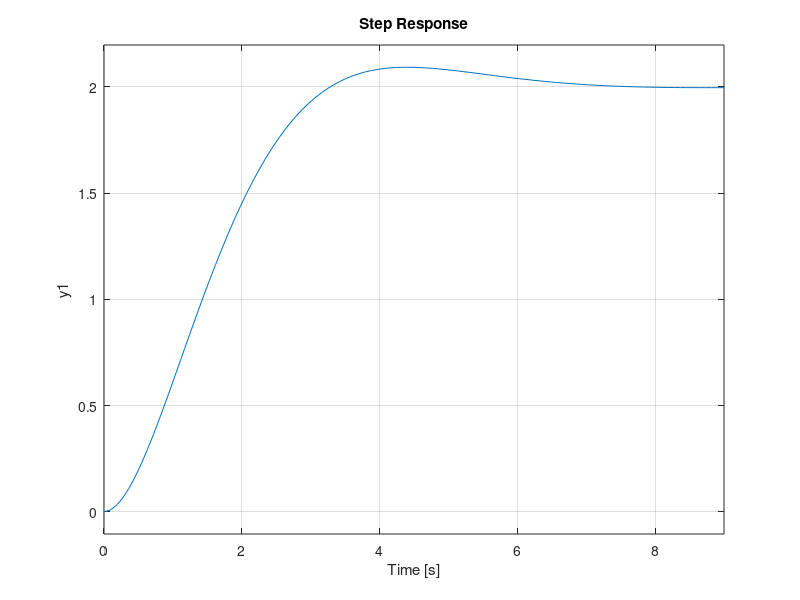
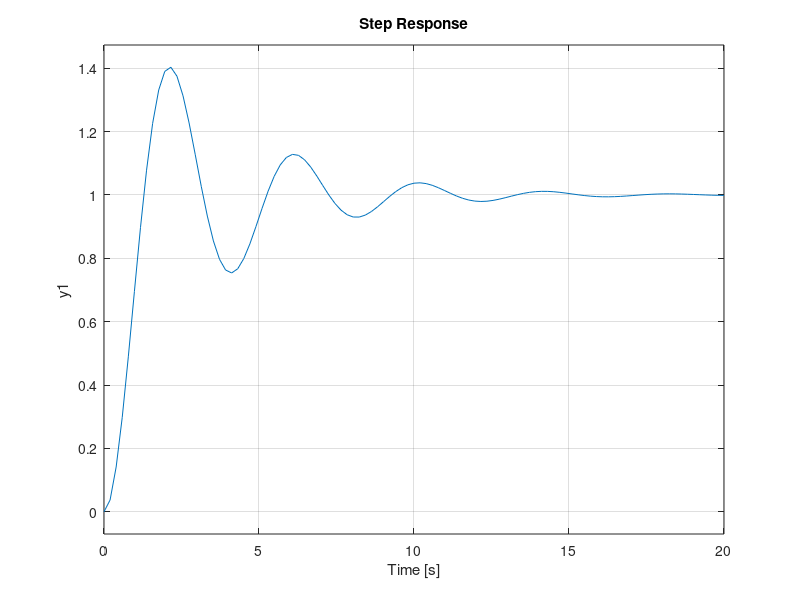

Write the MATLAB code that produced these figures, in order.
clear all
close all

global wn zita K kP kI
wn = 1;
zita = 0.7;
K = 2;
kP = 1;
kI = 1;

disp("polos en lazo abierto")
roots([1 2*zita*wn wn*wn])

disp("polos en lazo cerrado")
roots([1 2*zita*wn (wn*wn+K*kP*wn ^2) kI*K*wn^2])

pkg load control
s = tf("s")

disp("sistema lazo abierto")
G = K*wn*wn/(s^2+2*zita*wn*s+wn^2)
disp("sistema lazo cerrado")
Glc2 = (kP*K*wn^2*s+kI*K*wn^2)/(s^3+2*zita*wn*s*s+(wn*wn+K*kP*wn*wn)*s+kI*K*wn^2)
figure(1)
step(G)
figure(2)
step(Glc2)
